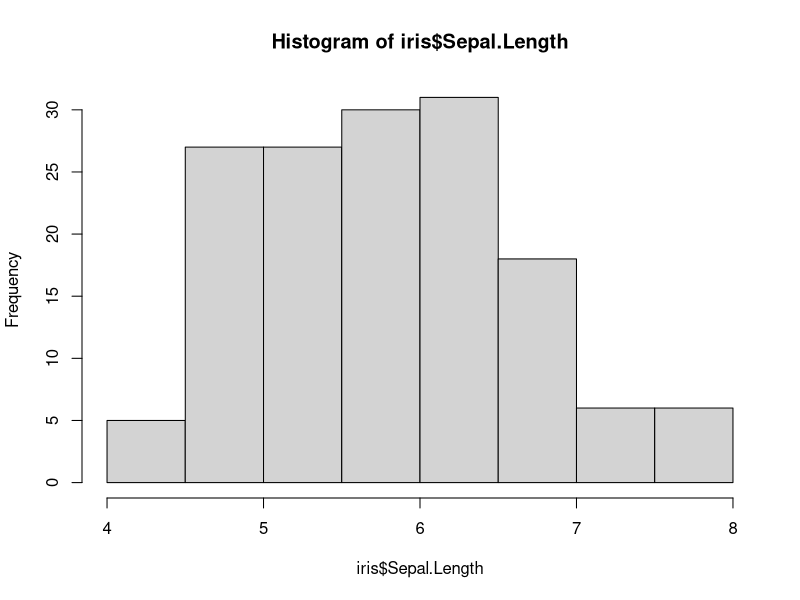
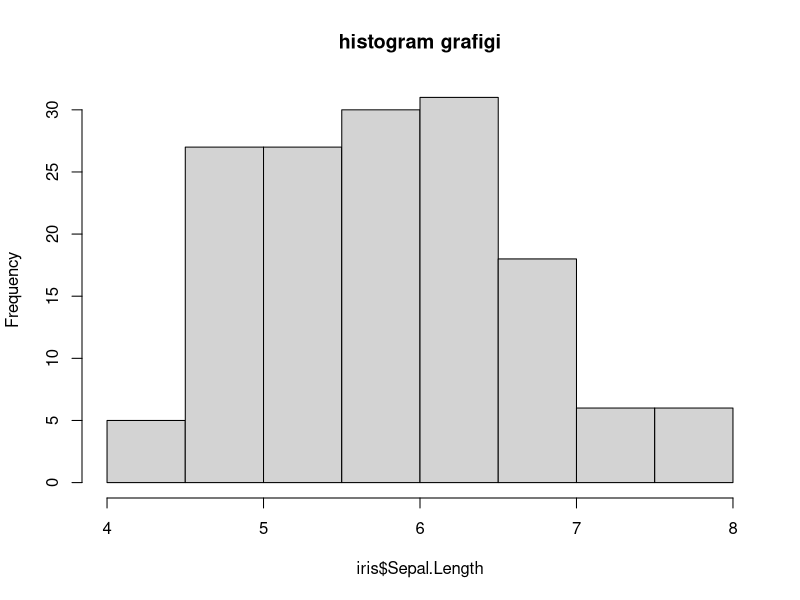
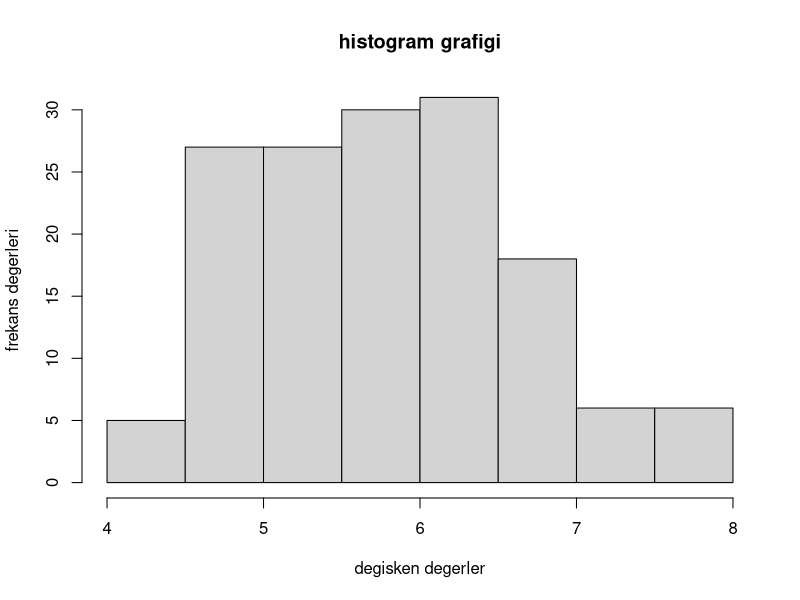
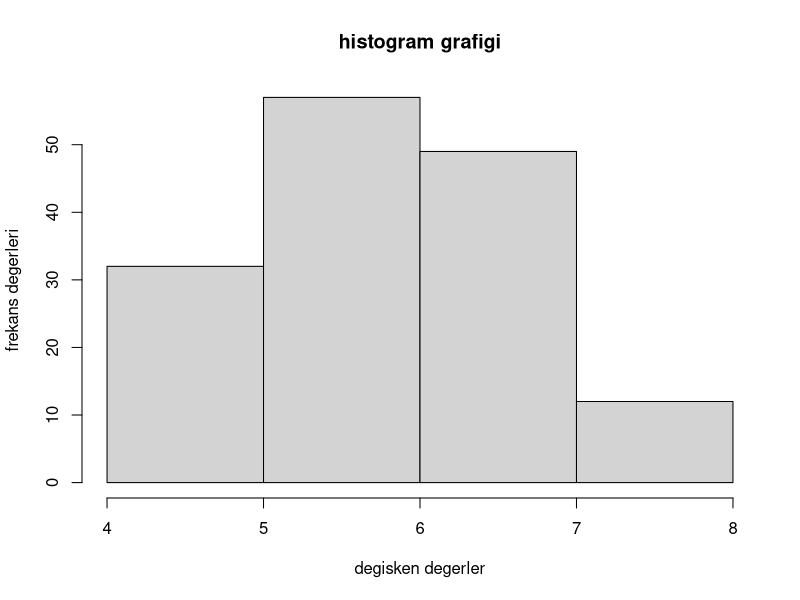
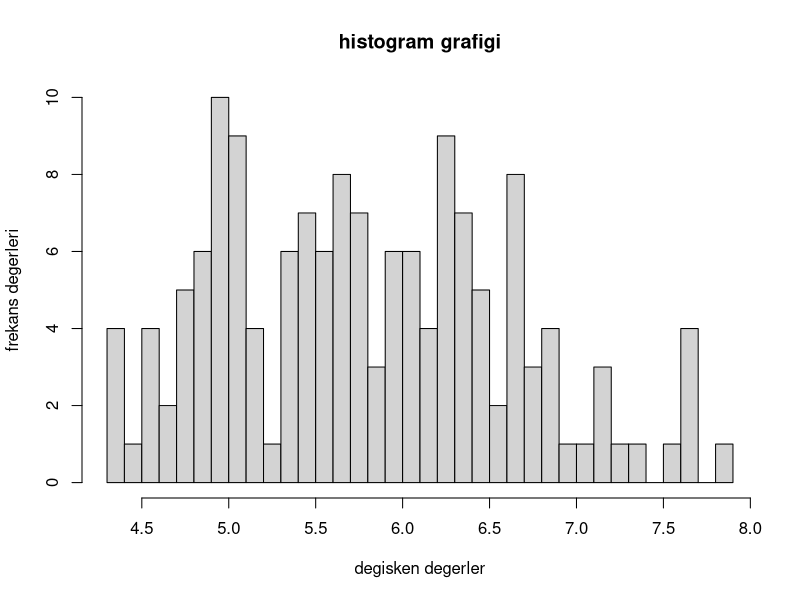
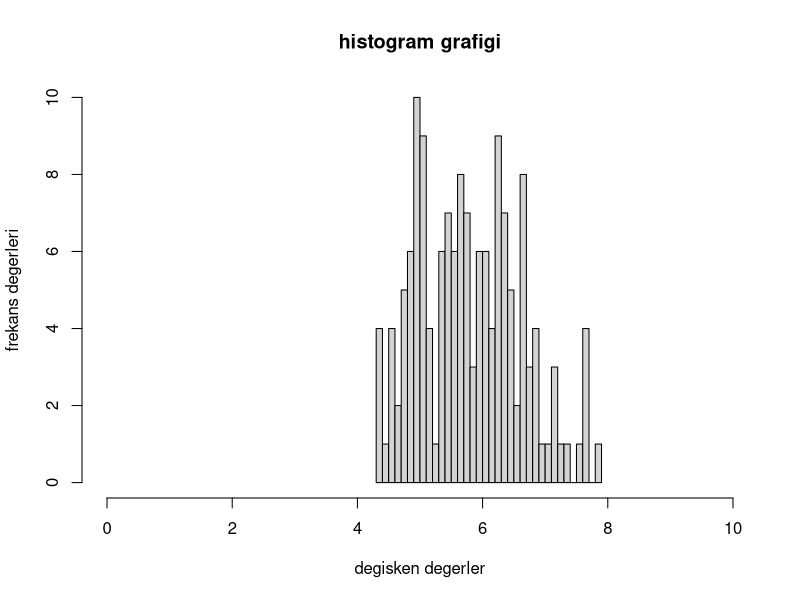
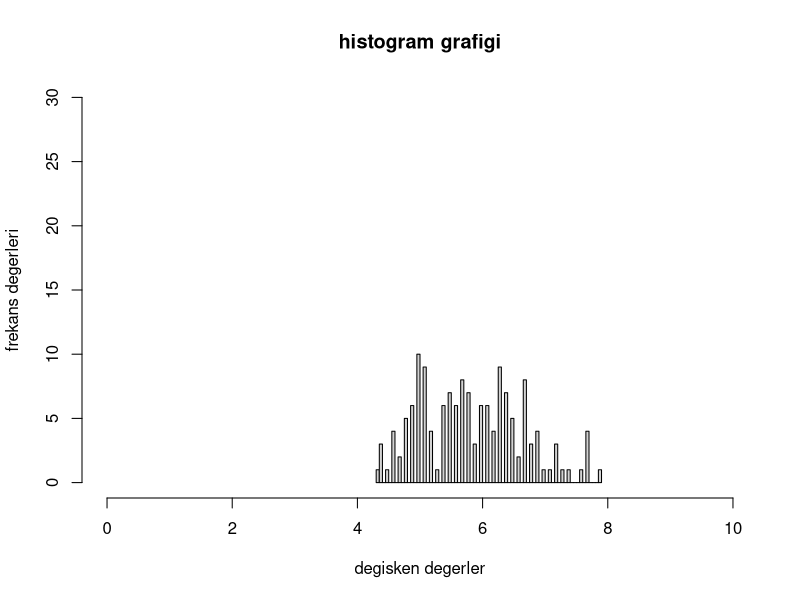
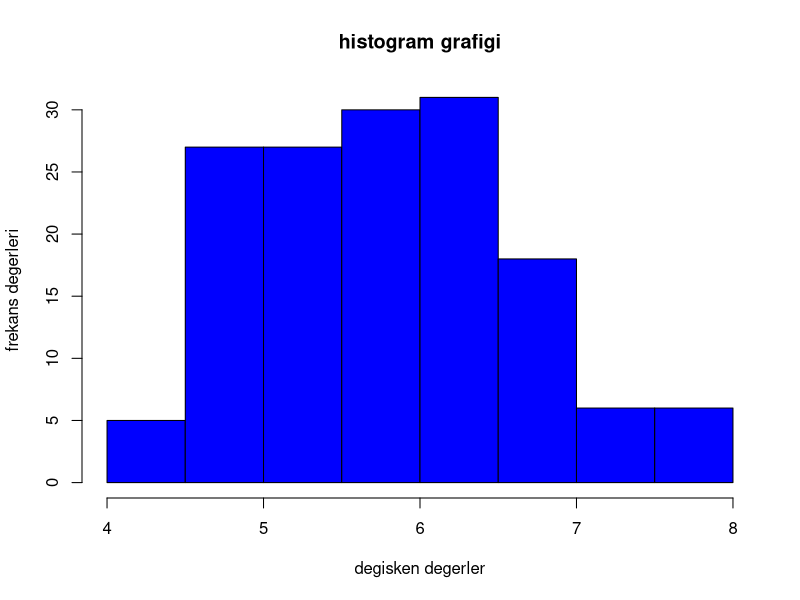

Write R code to recreate these figures, in order. (Note: this script raises an error after producing the figures.)
##### histogram grafigi####

View(iris)

hist(iris$Sepal.Length) #saga carpik yani degerler solda cogunluklu tabloymus


hist(iris$Sepal.Length,
     main = 'histogram grafigi') 
#ustunde yazan adi degistik

hist(iris$Sepal.Length,
     main = 'histogram grafigi',
     xlab= 'degisken degerler',
     ylab = 'frekans degerleri'

)
#x ve y kismindaki isimler degisti

hist(iris$Sepal.Length,
     main = 'histogram grafigi',
     xlab= 'degisken degerler',
     ylab = 'frekans degerleri',
     breaks = 3
     
)
# 3 tane kirilim yapti yani 4 sutun verdi
hist(iris$Sepal.Length,
     main = 'histogram grafigi',
     xlab= 'degisken degerler',
     ylab = 'frekans degerleri',
     breaks = 30    
)
#deger arttikca ayrinti artar. sayilari tek tek vermeye basliyo arttirdikca

hist(iris$Sepal.Length,
     main = 'histogram grafigi',
     xlab= 'degisken degerler',
     ylab = 'frekans degerleri',
     breaks = 30,
     xlim = c(0,10)
)
# artik x kismini 0 ile 10 arasinda verdik ve 4-8 arasinda oldugunu daha iyi gozlemledik

hist(iris$Sepal.Length,
     main = 'histogram grafigi',
     xlab= 'degisken degerler',
     ylab = 'frekans degerleri',
     breaks = 100,
     xlim = c(0,10),
     ylim = c(0,30)
)
# yine daha da ufaldi grafik. cunku veriler 10 civarindaydi y ksiminda

#elimizdeki verileri daha iyi sekilde gostermek icin bu sekilde
#goruntuleme ozellikleri onemli


##### hist grafigi renklendirme #####

hist(iris$Sepal.Length,
     main = 'histogram grafigi',
     xlab= 'degisken degerler',
     ylab = 'frekans degerleri',
     col = 'blue'
)
#arka plan mavi oldu
hist(iris$Sepal.Length,
     main = 'histogram grafigi',
     xlab= 'degisken degerler',
     ylab = 'frekans degerleri',
     col = 'orange'
)
#turuncu oldu sutunlar

hist(iris$Sepal.Length,
     main = 'histogram grafigi',
     xlab= 'degisken degerler',
     ylab = 'frekans degerleri',
     col = '#2ecc71'
)
#kod ile de yapilio

hist(iris$Sepal.Length,
     main = 'histogram grafigi',
     xlab= 'degisken degerler',
     ylab = 'frekans degerleri',
     breaks = 15,
     col = c('#2ecc71','purple','orange')
)
#sirasiyla calisti. 3 sutuna sirasiyla 3 renk verdi

hist(iris$Sepal.Length,
     main = 'histogram grafigi',
     xlab= 'degisken degerler',
     ylab = 'frekans degerleri',
     breaks = 30,
     col = c('#2ecc71','black','orange')
)


############ hist grafigi uzerine yogunluk egrisi cizimi##########


hist(iris$Sepal.Length,
     main = 'histogram grafigi yoguynluk egrisi',
     xlab = 'degerler',
     ylab = 'yogunluklar probs',
     prob = T,
     col = 'orange')
#probs ile degerler mesela 10 ile 40 arasindaydi yogunluga gore nerde coksa
#oraya kadar cikan grafig yaptk


density(iris$Sepal.Length) # sepallenghtin grafige gore x ve y degerlerini
#verir. x ozet istatistik bilgileri verirken y yogunluga gore olan bilgileri verir.

lines(density(iris$Sepal.Length))
#once hist calistirip sonra lines calistir. grafik ustune bi cizgi cekecek.
#iste o cizgi yogunluk cizgisidir


lines(density(iris$Sepal.Length,adjust = 2))
#adjust ekledik ve bi cizgi daha cizdi. bu adjust verilerdeki dalgalanmayi
#istediginiz sekilde yonetmeyi amaclar. 2 yaptik daha duz oldu. 3-4-5 falan yapsak
#daha da duzlesir. default degeri 1dir

lines(density(iris$Sepal.Length,adjust = 5))
#daha da kivrimi kaldirdi



lines(density(iris$Sepal.Length, adjust = 1),
      col='gray', lwd = 3) 
#lwd kalinlik artiriyor, col renk degisiyor

lines(density(iris$Sepal.Length, adjust = 1),
      col='blue', lwd = 2, lty = 'dotted' )
#cizgili bi gorhunm verdi

lines(density(iris$Sepal.Length, adjust = 3),
      col='gray', lwd = 3 )
#gri duz cizgi verdi. cizgiler bole yapiliyo
#linesi her calistirdiginda yeni cizgi ekler
#kaydetmek icin export bas save image de

######### sacilim diyagramlari #######

#scatter plat olarak gecer


View(airquality)
#yeni veri seti bu guzel bu da

plot(airquality$Ozone)
#sacilim diyagrami yani nokta nokta gosteriyor


plot(airquality$Ozone, bty = 'L')
#default olarak kare gradfikti L seklinde yaptik

plot(airquality$Ozone, pch =2)
#2 dedik ucgen oldu, 3 dedik arti oldu

plot(airquality$Ozone, pch ='*')
#sekli biz belirledik. hangi isareti harfi sayiyi koyarsak
#npktalar ona donusur


plot(airquality$Ozone, pch =4)
#4 carpiymis

plot(airquality$Ozone, pch =19)
#ici dolu siyah nokta verdi. en cok kullandigi buymus
#isimize yarar bilek

plot(airquality$Ozone, pch =19, type = 'h')
#noktalar bar seklini alir. her sayi icin cizgi cikar

plot(airquality$Ozone, pch =19, type = 'l')
#her birbirine yakin noktayi birlestirip cizerek verir. uzaksa
#sadece cizgi kalir

plot(airquality$Ozone, pch =19, type = 'b')
#bi ustteki kismin noktalari da eklipo birlesme yerleri icin

plot(airquality$Ozone, pch =19, type = 'c')
#noktalari sildi sadece birlesim yeri birakti. 


plot(airquality$Ozone, pch =19, type = 'o')
#cok fazla veri noktasi varsa ust uste binen noktalar varsa
#cok fazla olan noktalari ayirip verir. onemli


plot(airquality$Ozone, pch =19, type = 's')
#adimsal gorsellestirme. azalis ya da artislarda merdiven gibi duruyo
#ani inis cikislari anlamak icin onemli



#ozone sutunu ile temp sutunu arasini gorsellestircez
#yani birbirleriyle nasil hareket ederler biri artar digeri ne olur
#bunlari ogrenmek icin

plot(airquality$Ozone,airquality$Temp, pch=19,type='p')
#x ve y eksenine girdigimiz degiskenleri eklio
#mesela ozoneda 20yken tempde 60 olmus gibi gosterior
#onemli bir yapidir

plot(airquality$Ozone,airquality$Temp, pch=19,type='h')
# h ile de ii duruomus la


plot(airquality$Ozone,airquality$Temp, pch=19,type='p',
     main = 'sacilim diyagrami', xlab = 'ozone', ylab = 'temp degerleri',
     bty = 'L')
#basliklari degistik ve l grafik olarak verdi ne degerlerini otomatik almio
#x ve y veriosak ikisinin de ayni uzunlukta olmasi gerekiyor yoksa hata verir


##### sacilim diyagrami noktalari renklendirme#####
plot(airquality$Ozone, airquality$Temp, pch = 19, bty ='L',type = 'p',
     main = 'sacilim grafigi renkler', xlab = 'ozone',ylab = 'temp',
     col = 'orange')


plot(airquality$Ozone, airquality$Temp, pch = 19, bty ='L',type = 'p',
     main = 'sacilim grafigi renkler', xlab = 'ozone',ylab = 'temp',
     col = 'blue')
#renkleri degistik



class(airquality$Month) #integer
#aylara gore renklendirme islemi yapacagiz o yuzden aylari aldik
#renklendirme icin factor lazim. her seviyeye renk atamak icin

levels(as.factor(airquality$Month))
#faktore cevirip levelleri verdi

#gruplara gore renklendirme
plot(airquality$Ozone, airquality$Temp, pch = 19, bty ='L',type = 'p',
     main = 'sacilim grafigi renkler', xlab = 'ozone',ylab = 'temp',
     col = c('blue','orange','pink','gray','black'))
#suan index sirasina gore verdi

plot(airquality$Ozone, airquality$Temp, pch = 19, bty ='L',type = 'p',
     main = 'sacilim grafigi renkler', xlab = 'ozone',ylab = 'temp',
     col = c('blue','orange','pink','gray','black')[as.factor(airquality$Month)]
     
     )
#simdi aylara gore verdi. sirasiyla;
#5. say blue, 6. aylar turuncu diye gidiyor. once integerdaan faktore cevirdik ve levellar olustu
#sonra level sayisi kadar renk girdik ve her levele bi renk atadi

renkler <-  c('blue','orange','pink','gray','black')[as.factor(airquality$Month)]


plot(airquality$Ozone, airquality$Temp, pch = 19, bty ='L',type = 'p',
     main = 'sacilim grafigi renkler', xlab = 'ozone',ylab = 'temp',
     col = renkler
     
)
#seklinde de once atamayla levelleri belirleyip sonra renkleri atadik ve bunu degiskene
#atayip color kismina yazdik

legend(x = 'topright',legend = levels(as.factor(airquality$Month)),
       col = c('blue','orange','pink','gray','black'),
       pch = 19
       
       )
#hangi renklerin neyi temsil ettigini gostermis oluyoruz. ayni siralarda yazmak cok onemli
#rekleri falan ayni sirayla yazmak zorundasin yoksa yanlis bilgi verir. once levelleri belirledik
#yine factore cevirdik cunku level kavvrami factorde var. sonra da sirasiyla ona renk verdik
#cok onemli sik sik kullanacagin bi yapi

par(mar=c(6,6,6,7), xpd= TRUE)
#bottom,left,top,right seklinde bosluk ekliyor grafige
#xpd disari tasma olsun demek

plot(airquality$Ozone, airquality$Temp, pch = 19, bty ='L',type = 'p',
     main = 'sacilim grafigi renkler', xlab = 'ozone',ylab = 'temp',
     col = renkler
     
)
#seklinde de once atamayla levelleri belirleyip sonra renkleri atadik ve bunu degiskene
#atayip color kismina yazdik

legend(x = 'topright',legend = levels(as.factor(airquality$Month)),
       col = c('blue','orange','pink','gray','black'),
       pch = 19, inset = c(-0.2,0)
       
)
#inset ile legendi disari dogru kaydirdik -0.2 vererek
# ikinci parametre de asagi dogru kaydirdi.
#sag taraftaki deger arttikca asahi sol taraftaki degeri arttirdikca sola kayar. 
#eksi koyduk saga kaydi mesela
#0 ile 1 degerler arasinda deger ver









##### sacilim grafiklerinde noktalar??n belirli bir degiskene gore boyutlanmasi######
 
par(mar =c(5,5,5,7),xpd=T)

plot(x = airquality$Ozone, y= airquality$Temp,
     main = 'Ozon ve Sicaklik iliskisi',
     xlab = 'Ozon degerleri',
     ylab = 'sicaklik degerleri',
     pch = 19,
     col = c('blue','orange','pink','gray','black')[as.factor(airquality$Month)],
     bty = 'L',
     cex = 0.4 #buyucukce kalin kuculdukce kucuk oluyo noktalar
     )


legend(x='topright', legend = levels(as.factor(airquality$Month)),
       col = c('blue','orange','pink','gray','black'),
       pch = 19,
       inset = c(0.2,0)
       )





par(mar =c(5,5,5,7),xpd=T)

plot(x = airquality$Ozone, y= airquality$Temp,
     main = 'Ozon ve Sicaklik iliskisi',
     xlab = 'Ozon degerleri',
     ylab = 'sicaklik degerleri',
     pch = 19,
     col = c('blue','orange','pink','gray','black')[as.factor(airquality$Month)],
     bty = 'L',
     cex = airquality$Wind/10 #kalinliklar ruzgara gore olsun dedik.
     #10a bolduk cunku degerleri cok buyuktu
)


legend(x='topright', legend = levels(as.factor(airquality$Month)),
       title = 'aylar',
       col = c('blue','orange','pink','gray','black'),
       pch = 19,
       inset = c(0.2,0)
       
       
       )
legend(x = 'topright', legend = c('dusuk','orta','yuksek'),
       title = 'ruzgar seviyesi',
       cex = 0.8, # yazilari kucultur
       pt.cex = c(min(airquality$Wind/10),mean(airquality$Wind/10),
                  max(airquality$Wind/10)),
       pch = 19,
       inset = c(0.2,0.3)
       )


##### sacilim diyagraminda linner iliski dogrusu ve lowess egrisi########

airquality <-  na.omit(airquality)  #bi degeri na olan satirin tamamini cikarir
par(mar= c(5,5,5,7.2),xpd=FALSE)

plot(x = airquality$Ozone, y= airquality$Temp,
     main = 'Ozon ve Sicaklik Degerleri',
     xlab = 'Ozon Degerleri',
     ylab = 'Sicaklik Degerleri',
     pch = 19,
     bty = 'L',
     col = c('blue','green','yellow','red','black')[as.factor(airquality$Month)],
     cex = airquality$Wind/10
     
     )

abline(lm(airquality$Temp ~ airquality$Ozone ) ,
       lwd = 2, lty ='dotted', col='black')
#iliski cizgisidir ozone arttikca sicaklik artar ogrendik
#lm icerisinde ilk deger y ikinci deger xdir
#bagimsiz degisken x bagimli degisken ydir
#xpd degeri T oldugunda sacma bi cizgi geliyor
#o yuzden en ustte false yapip legendlere geldigimizde T yaptik.
#onemli detaydir.
lines(lowess(airquality$Ozone,airquality$Temp), lwd=2,col='blue')
#egritilmis cizgidir. lines fonk ile cizilir.
#x ve y yeri normaldir
#lowess ile iliskiyi belirleyip oyle cizdil. lowess cok onemli
par(xpd=T)

legend(x = 'topright',legend = levels(as.factor(airquality$Month)),
       col = c('blue','green','yellow','red','black'),
       pch = 19,
       inset = c(0,0),
       title = 'aylar'
       
       )

legend(x = 'topright', legend = c('dusuk','orta','yuksek'),
       pt.cex = c(min(airquality$Wind/10),mean(airquality$Wind)/10,max(airquality$Wind)/10),
       cex = 0.8,
       title = 'Ruzgar',
       pch = 19,
       inset = c(0,0.5)
       
       )
?lowess
lowess(airquality$Ozone,airquality$Temp)

#cikan sonuclarda x degerleri grafikteki x
#y degerleri grafikteki y degerleridir



##### bar grafikleri ve sayisal deg??sken gruplama#####

# histogram elindeki verileri grafik yaparken bar grafigi
# atiyorum 5 kategori var o 5 kategopriyi grafik haline getirir 

View(mtcars)

table(mtcars$cyl) 
#frekans??n?? aldik. yani hangisinden kac tane var onu bulduk

height = table(mtcars$cyl) 
#sayilari aldik. barplot() fonk ilk degeri yukseklik yani kac adet olacagi

barplot(height = height, names.arg = c('4 silindir','6 silindir','8 silindir'),
        col = 'orange',
        border = 'blue'
        )
#names sirasiyla x eksenindeki degisken adlarini degistirir
# kenarlar vardi border diyerek o kenarlari da degistik rengini. sutunlarin kenarlari yani

barplot(height = height, names.arg = c('4 silindir','6 silindir','8 silindir'),
        col = 'orange',
        border = 'blue',
        horiz = TRUE,
        cex.axis = 0.8,
        cex.names = 0.8
)
#horiz ile yatay yaptik
#cex.axis sayilari cex.names ise yazilarin boyutunu ayarlar


barplot(height = height, names.arg = c('4 silindir','6 silindir','8 silindir'),
        col = 'orange',
        border = 'blue',
        horiz = FALSE,
        cex.axis = 0.8,
        cex.names = 0.8,
        axis.lty = 1
        
)
#axis.lty asagiya cizgi gelir 1,2,3,4... sayilari seklini degistirir


grup_f <-  function(x){
    
  cey <-  quantile(x) #ceyreklikleri atadik
  result <- character(length(x)) #bos karakterli vektor olusturduk
  
  grup_1 <- which(x <= cey[2]) #grup 1e 2. ceyreklikteki verilerden kucuk ve esit olanlari atadik
  grup_2 <- which(x <= cey[3] & x>cey[2]) #grup 2ye 3. cceyrekliktekilerden kucuk 
  #ve esit ayni zamanda 2. ceyreklikdekilerden buyukleri atadik
  grup_3 <- which(x <= cey[4] & x>cey[3])
  grup_4 <- which(x <= cey[5] & x>cey[4])
  
  result[grup_1] <- 'Grup 1' #result icinde grup 1 kismini ekledik ve true degerlere grup 1 yazdirdik
  result[grup_2] <- 'Grup 2'
  result[grup_3] <- 'Grup 3'
  result[grup_4] <- 'Grup 4'
  
  
  return(result)
}
#burdaki fonksiyon icerisinde girdiigimiz tablodaki degerlerin ceyrekliklerine
#gore gruplara ayiriyor. 

sort(mtcars$mpg)
quantile(mtcars$mpg)
result <- grup_f(mtcars$mpg)

barplot(height = table(result), 
        col = 'orange',
        border = 'blue',
        horiz = FALSE,
        cex.axis = 0.8,
        cex.names = 0.8,
        axis.lty = 1
)


result <- grup_f(mtcars$hp)

barplot(height = table(result), 
        col = 'orange',
        border = 'blue',
        horiz = FALSE,
        cex.axis = 0.8,
        cex.names = 0.8,
        axis.lty = 1
)

# bu iki grafikte de ayirdigimiz ceyrekliklere gore siralama yaptik.
#olusturdugumuz fonksiyon onemli. oyle seyler olusturarak fonksiyon
#kullanmaya alis



##### yigin bar grafikleri####

#ust uste binmis barlar da diyebiliriz

view(mtcars)

table(mtcars$gear,mtcars$cyl)
# ikili frekans degerlerini aldik. matris gibi verdi



t <- table(mtcars$gear,mtcars$cyl)

barplot(t)
# x ekseninde cyl kismi var
# y eksininde de vites var.
# cyl kismina gore vites sayisini veriyor burda.
# renklerle ayiriyor. 4 silindir kismini ele aldigimizda
# en koyusu ilk degeri yani 3 vites daha acigi 4 vites en acigi 5 vites olan
#araba sayilarini veriyor

par(mar=c(5.1,5.1,5.1,8), xpd = T)
barplot(t,
        names.arg = c('4 silindirli','6 silindirli','8 silindirli'),
        axis.lty = 1,
        main = 'Bar Grafigi',
        xlab = 'Silindir degerleri',
        ylab = 'frekans degerleri',
        col = c('orange','pink','gray'),
        legend = c('3 vitesli','4 vitesli','5 vitesli'),
        args.legend = list(bty ='o',
                           xjust= 0.5,
                           yjust=-0.5,
                           horiz = F,
                           cex = 0.8)
        
        )


legend(x= 'topright', levels(as.factor(mtcars$gear)),
       title = 'vites sayisi',
       pch = 19,
       col = c('orange','pink','gray'),
       inset = c(-0,-0.2),
       cex = 1,
       pt.cex = 2
       )
 
#iki sekilde de legend eklenebiliyor.

#burda da xe vites sayisi y'ye silindir sayisi verdik
t <- table(mtcars$cyl,mtcars$gear)

par(mar=c(5.1,5.1,5.1,8), xpd = T)
barplot(t,
        names.arg = c('3 vitesli','4 vitesli','5 vitesli'),
        axis.lty = 1,
        main = 'Bar Grafigi',
        xlab = 'Silindir degerleri',
        ylab = 'frekans degerleri',
        col = c('orange','pink','gray'),
        legend = c('4 silindirli','6 silindirli','8 silindirli'),
        args.legend = list(bty ='o',
                           xjust= 0.5,
                           yjust=-0.5,
                           horiz = F,
                           cex = 0.8)
        
)






###### pasta grafikleri######
#bar ile ayni ozllediklere sahip gibi benziyor
#tek degisken uzerinde yapar
#yuzdekil hesaplar


View(mtcars)
table(mtcars$gear)
#tekrarlanma sayilarini goster

prop.table(table(mtcars$gear))
#      3       4       5 
#0.46875 0.37500 0.15625 
 
#ciktisini veriyor bunlar?? 100le carparsak yuzdelik olur??ar

yuz <- prop.table(table(mtcars$gear))*100
#bu sekilde yuzdeliklerini elde ettik. kac vites olduguna gore araba sayisi

names <- c('3 vitesli ','4 vitesli','5 vitesli')

sprintf('%s = %3.1f%s',names,as.numeric(yuz),'%')
# %s namesdeki isimleri soyler.
# %3.1f sayinin ondalikli oldugunu soyler. as.numeric(yuz) girdigimiz yer
# %s en sondaki hangi isareti alacagini soyler
#guzel ve onemli


y <- sprintf('%s = %s%3.1f',names,'%',as.numeric(yuz))
#yerlerini degistik ikisini de dene
#daha iyi anlarsin 



pie(yuz, main = 'viteslerin pasta grafigi', 
    clockwise = F,
    labels = y,
    col = c('orange','pink','cyan'),
    init.angle = 180,
    border = 'black',
    lty = 2,
    radius = 1
    
    
    )

#labels isimleri degistirdi. yukarida degistirip atayip koyduk
#init.angle ile dereceyle dondurduk. 180 dereceyle tamamen dondurebiliriz
#clockwise donus yonunu belirler. t saat yonu tersine F saat yonune. istersen yazma bile
#lty kenarlar??n nas?? cizildigini belirlio
#radius grafigin boyutunu belirler default 0.8dir




##### kutu grafigi boxplot#####

#genellikle ceyreklikler min max medyan ile farkl??l??k gosterir
#onlari anlamak icin kullanilir genellikle
# bir degisken grubunun icindeki degerlerin nasil konumlandigi
#nasil degistigi vs gosterir

boxplot(mtcars[,c('drat','wt')])
# drat'i incelersek. en alta inen cizgi min deger, en sute cikan max deger
# kutu icerisindeki en alt cizgi 1. ceyreklik en ustu 3. ceyreklik
# ortadaki kalin cizgiyse medyandir


boxplot(mtcars[,c('drat','wt')],
        main = 'Box Plot Grafigim',
        xlab ='degiskenler',
        ylab ='degerler',
        names = c('Drat Degiskeni','WT Degiskeni'),
        col = c('blue','orange'),
        border = 'black',
        pch = 19,
        cex.axis = 0.7,       
        range = 0.5,
        outline = T
        
        )
#range min max degerlerini kontrol eder. biz azalttik. aykiri degerleri kontrol eder
#outline aykiri degerleri kapatir eger FALSE ise

boxplot( mtcars$mpg~mtcars$gear,
        main = 'Box Plot Grafigim',
        xlab ='vites degerleri',
        ylab ='mpg degerleri',
        col = c('orange'),
        border = 'black',
        pch = 19,
        cex.axis = 0.7,  
        outline = T
)

#3 tane verdi yani 3 grup vites icin verdi



boxplot( mtcars$mpg~mtcars$gear*mtcars$cyl,
         main = 'Box Plot Grafigim',
         xlab ='vites degerleri',
         ylab ='mpg degerleri',
         names = c('3v 4s','4v 4s', '5v 4s',
                   '3v 6s','4v 6s', '5v 6s',
                   '3v 8s','4v 8s', '5v 8s'),
         col = c('orange'),
         border = 'black',
         pch = 19,
         cex.axis = 0.7,  
         outline = T
)
# 2 bagimsiz 1 bagimli degisken uzerinden yaptik
#3 vites 4 silindirli, 4 viesli 4 silindirli vsvs seklinde yaziyor












##### heatmap grafikleri####

#sicaklik grafikleri. buyk kucuk degerlerden olusmasi fln
#heatmap icin matris olmak zorunda matris olmazsa islem yapmaz

View(mtcars)

mtcars_1 <-  as.matrix(mtcars)

heatmap(mtcars_1, scale = 'column')
#scale islemince sutunlar baz??nda islemler yapiyo ve grafigi daha duzgun hale getiriyor

heatmap(mtcars_1, scale = 'column', Colv = NA, Rowv = NA)
#colv ve rowv baglantilari kaldiriyor
library(RColorBrewer)
#sutun renklerini degismek icin paket
colorRampPalette(brewer.pal(9,'Blues'))(25)
#acik maviden koyu maviye dogru 9 renk tonu verir 25 tane renk


heatmap(mtcars_1, scale = 'column', Colv = NA, Rowv = NA,
        col = colorRampPalette(brewer.pal(9,'Blues'))(25)
        
        
        )

legend(x= 'bottomright', legend = c('Min','Ort','Max'),
       fill = colorRampPalette(brewer.pal(9,'Blues'))(3))

 


##### ODev#####

x <- top_women_chess_players_aug_2020
x <- na.omit(x)

factor(x$Title)

plot(x$Standard_Rating, x$Rapid_rating,
     bty = 'L',
     xlab = 'Standart Rating Degerleri',
     ylab = 'Rapid Rating Degerleri',
     cex = 0.3,
     pch = 19,
    col = c('blue','green','red','black','pink','orange','grey','purple','yellow')[factor(x$Title)]
     )

abline(lm(x$Rapid_rating~x$Standard_Rating),
       lyt = 'dotted',
       lwd = 2,
       col ='black')



legend(x = "bottomright" , legend = levels(factor(x$Title)),
       col = c('blue','green','red','black','pink','orange','grey','purple','yellow'),
       pch = 19,
             
)       
       